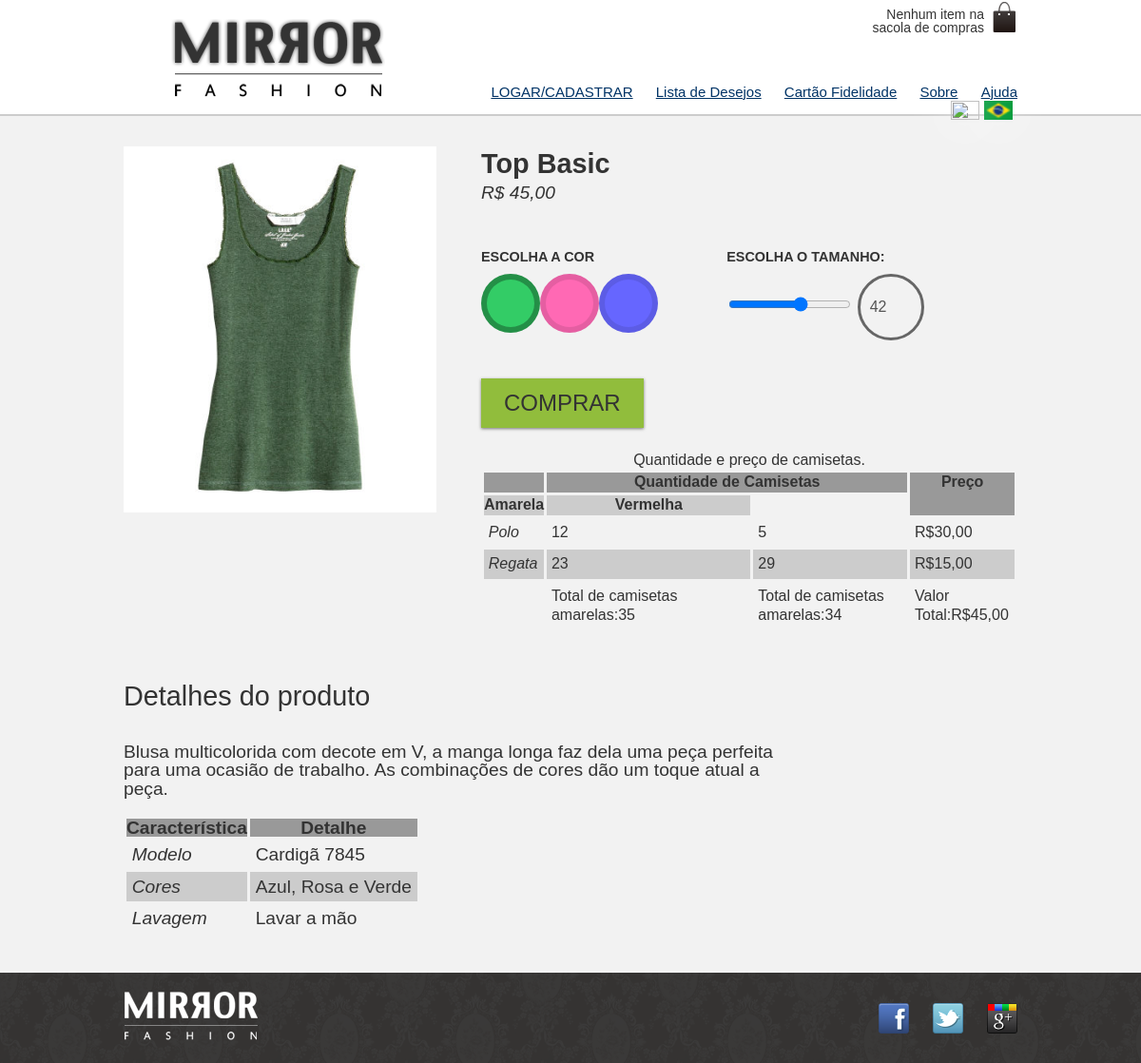
The page /produto.php?id=6 on the database as committed earlier.
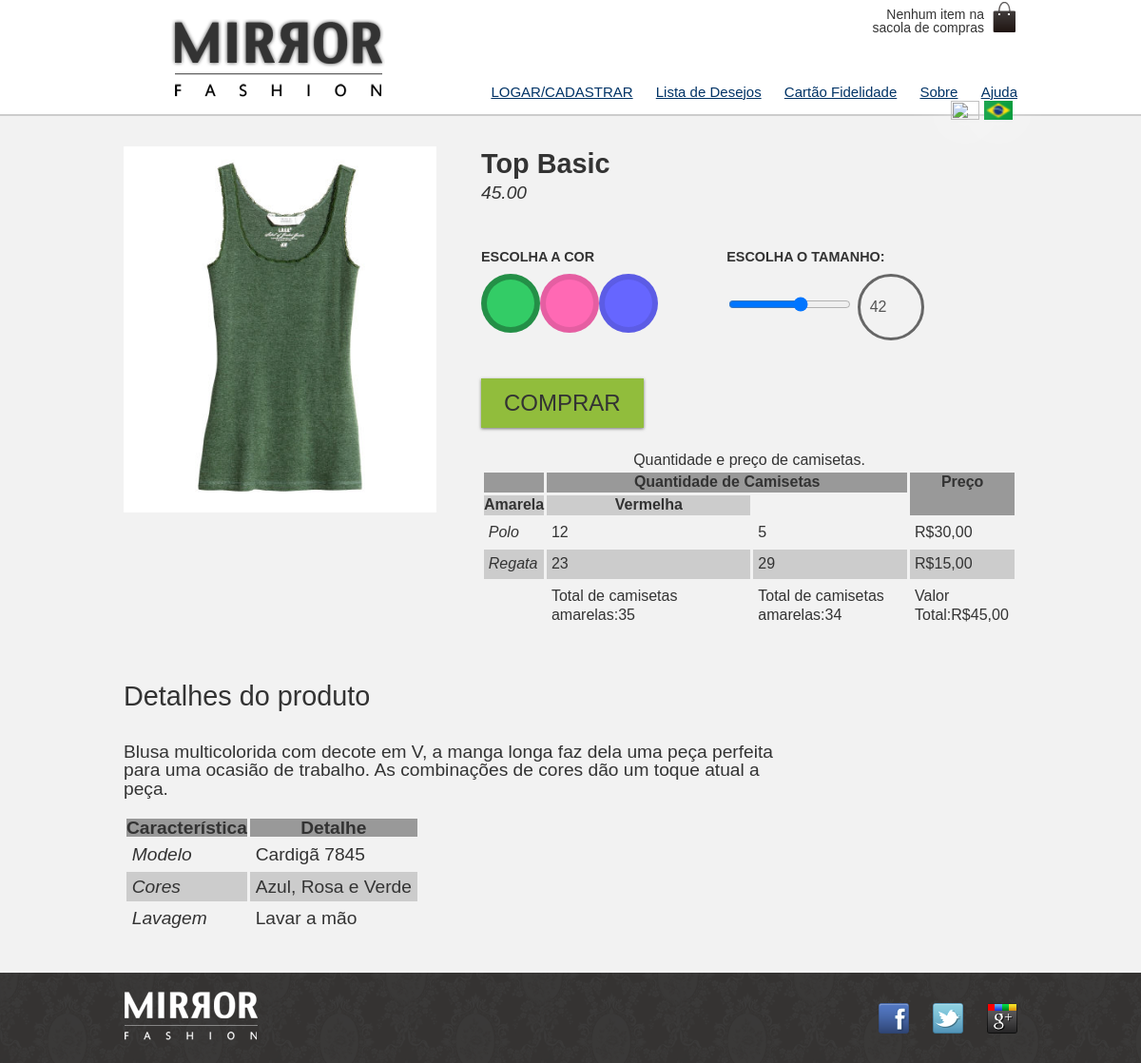
The same page on the database as committed later.
### tables this page shows
CREATE TABLE `produtos` (
  `id` int(11) NOT NULL,
  `nome` varchar(255) DEFAULT NULL,
  `preco` decimal(10,2) DEFAULT NULL,
  `descricao` text DEFAULT NULL,
  `type` varchar(20) NOT NULL,
  `data` date DEFAULT NULL,
  `vendas` int(11) DEFAULT NULL
);

### produto.php (the view, shortened to what this page needs)
<?php
$conexao = mysqli_connect("127.0.0.1","root","","wd43");
$dados = mysqli_query($conexao,"SELECT * FROM produtos WHERE id=".$_GET['id']);
$produtos = mysqli_fetch_array($dados);
$cabecalho_css='<link rel="stylesheet" type="text/css" href="css/produto.css">';
include("cabecalho.php");
?>
<div class="produto-back">
<div class="container">
<div class="produto">
<h1><?= $produtos['nome']?></h1>
<p><?= $produtos['preco']?></p>
<form action="checkout.php" method="POST">
<fieldset class="cores">
<legend>Escolha a cor</legend>
<label for="verde" >
<img src="img/produtos/foto<?= $produtos['id']?>-verde.png" alt="Produto na cor verde">
</label>
</fieldset>
<fieldset class="tamanhos">
<legend>Escolha o Tamanho:</legend>
<input type="range" min="36" max="46" step="2" name="tamanho" id="tamanho">
<output	for="tamanho" name="valortamanho" id="valortamanho">42 </output>
</fieldset>
<input type="submit" class="comprar" value="Comprar">
</form>
<table>
<caption>Quantidade e preço de camisetas.</caption>
<colgroup>
<col width="10%">
<col width="40%">
<col width="30%">
<col width="20%">
</colgroup>
<thead>
<tr>
<th rowpan="2"></th>
<th colspan="2">Quantidade de Camisetas</th>
<th rowspan="2">Preço</th>
</tr>
<tr>
<th>Amarela</th>
<th>Vermelha</th>
</tr>
</thead>
<tfoot>
<tr>
<td>
<td>Total de camisetas amarelas:35</td>
<td>Total de camisetas amarelas:34</td>
<td>Valor Total:R$45,00</td>
</tr>
</tfoot>
<tbody>
<tr>
<td>Polo</td>
<td>12</td>
<td>5</td>
<td>R$30,00</td>
</tr>
<tr>
<td>Regata</td>
<td>23</td>
<td>29</td>
<td>R$15,00</td>
</tr>
</tbody>
</table>
</div>
<div class="detalhes">
<h2>Detalhes	do	produto</h2>
<p>
<?= $produtos['descricao']?>
</p>
<table>
<thead>
<tr>
<th>Característica</th>
<th>Detalhe</th>
</tr>
</thead>
<tbody>
<tr>
<td>Modelo</td>
<td>Cardigã 7845</td>
</tr>
<tr>
<td>Cores</td>
<td>Azul, Rosa e Verde</td>
</tr>
<tr>
<td>Lavagem</td>
<td>Lavar a mão</td>
</tr>
</tbody>
</table>
</div>
</div>
</div>
<?php
include("rodape.php")
?>
</body>
</html>

Rows that differ between the two databases and show on the page:
changed produtos "Top Basic": preco "R$ 45,00" → "45.00"
